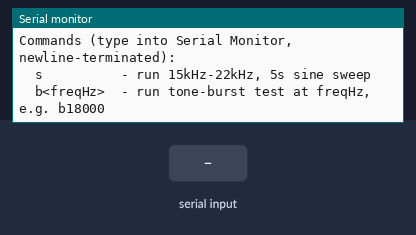
Simulated run of this program. Board: ESP32. Shown: the last lines printed to the serial monitor. The test bench sets the inputs (shaded band). I2S audio is not simulated (input reads silence).

Above: at 1.5 s.
1.6 s: "s\n" received over Serial
At 2.4 s:
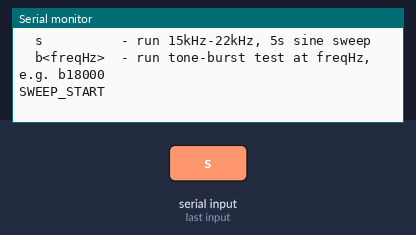
At 7.4 s:
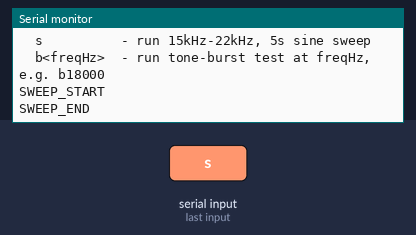

The program:

main.cpp
```cpp
// GnatSonic — Phase 0 TX test firmware (ROADMAP.md §7, Phase 0, tasks 2 & 6)
//
// Purpose: drive the MAX98357A + speaker chain with two test signals so the
// actual transducer response can be measured before any protocol parameter
// (f0, f1, symbol duration, guard interval) is chosen:
//
//   's'                 -> play a clean 15 kHz -> 22 kHz linear sine sweep
//                          over 5 seconds (Phase 0 task 2/4/5: feeds the
//                          spectrogram analysis script)
//   'b<freq_hz>'         -> play repeated bursts of a single tone at
//                          <freq_hz> with silence gaps, to measure the
//                          speaker's ring/settling time after tone-off
//                          (Phase 0 task 6: sets a real guard interval)
//                          e.g. "b18000" bursts at 18000 Hz
//
// This is Phase 0 test code only. It intentionally does NOT implement BFSK,
// framing, or any final frequency choice — those are placeholders in
// ROADMAP.md §5 until real measurements come back from this tool.
//
// Wiring (ROADMAP.md §4): MAX98357A -> ESP32
//   LRC  -> GPIO25
//   BCLK -> GPIO26
//   DIN  -> GPIO22
//   GND  -> GND
//   VIN  -> 5V (or 3.3V, check module's datasheet)
//   SD   -> 3.3V (enable) — or leave the default pull per module
//   GAIN -> floating (default gain) unless a specific gain is wanted
//   Speaker output -> the speaker terminals
//
// See docs/PHASE0_INSTRUCTIONS.md for the full step-by-step procedure.

#include <Arduino.h>
#include <driver/i2s.h>
#include <math.h>

namespace {

constexpr i2s_port_t kI2sPort = I2S_NUM_0;
constexpr int kSampleRate = 48000;
constexpr int kBclkPin = 26;
constexpr int kWsPin = 25;
constexpr int kDoutPin = 22;

// Peak amplitude out of int16 full scale (32767). Kept well under full
// scale to avoid clipping distortion, which would corrupt the spectrogram
// measurement this tool exists to produce.
constexpr float kAmplitude = 9000.0f;

constexpr float kSweepStartHz = 15000.0f;
constexpr float kSweepEndHz = 22000.0f;
constexpr float kSweepDurationS = 5.0f;

constexpr int kBurstToneMs = 200;
constexpr int kBurstGapMs = 800;
constexpr int kBurstRepeats = 6;

void i2sInit() {
  i2s_config_t config = {
      .mode = static_cast<i2s_mode_t>(I2S_MODE_MASTER | I2S_MODE_TX),
      .sample_rate = kSampleRate,
      .bits_per_sample = I2S_BITS_PER_SAMPLE_16BIT,
      .channel_format = I2S_CHANNEL_FMT_RIGHT_LEFT,
      .communication_format = I2S_COMM_FORMAT_STAND_I2S,
      .intr_alloc_flags = 0,
      .dma_buf_count = 8,
      .dma_buf_len = 256,
      .use_apll = false,
      .tx_desc_auto_clear = true,
      .fixed_mclk = 0};

  i2s_pin_config_t pins = {.bck_io_num = kBclkPin,
                            .ws_io_num = kWsPin,
                            .data_out_num = kDoutPin,
                            .data_in_num = I2S_PIN_NO_CHANGE};

  i2s_driver_install(kI2sPort, &config, 0, nullptr);
  i2s_set_pin(kI2sPort, &pins);
  i2s_zero_dma_buffer(kI2sPort);
}

// Writes `count` mono samples to I2S, duplicated onto both stereo channels
// (MAX98357A modules select L, R, or L+R/2 depending on the SD pin strap —
// duplicating the sample onto both channels means the tone plays correctly
// regardless of that strap).
void writeMonoSamples(const int16_t* samples, size_t count) {
  static int16_t stereo[512]; // 256 frames max per call below
  size_t written = 0;
  while (written < count) {
    size_t chunk = min(count - written, sizeof(stereo) / sizeof(stereo[0]) / 2);
    for (size_t i = 0; i < chunk; ++i) {
      stereo[2 * i] = samples[written + i];
      stereo[2 * i + 1] = samples[written + i];
    }
    size_t bytesWritten = 0;
    i2s_write(kI2sPort, stereo, chunk * 2 * sizeof(int16_t), &bytesWritten,
               portMAX_DELAY);
    written += chunk;
  }
}

void writeSilence(int ms) {
  static const int16_t zeros[512] = {0};
  size_t totalFrames = static_cast<size_t>(kSampleRate) * ms / 1000;
  size_t written = 0;
  while (written < totalFrames) {
    size_t chunk = min(totalFrames - written, sizeof(zeros) / sizeof(zeros[0]) / 2);
    size_t bytesWritten = 0;
    i2s_write(kI2sPort, zeros, chunk * 2 * sizeof(int16_t), &bytesWritten,
               portMAX_DELAY);
    written += chunk;
  }
}

// Linear chirp from kSweepStartHz to kSweepEndHz over kSweepDurationS,
// generated in small blocks with a continuous phase accumulator so there's
// no discontinuity (and hence no spurious broadband click) between blocks.
void runSweep() {
  Serial.println("SWEEP_START");
  const size_t totalSamples =
      static_cast<size_t>(kSampleRate * kSweepDurationS);
  const float k = (kSweepEndHz - kSweepStartHz) / kSweepDurationS; // Hz/s

  constexpr size_t kBlock = 256;
  int16_t buf[kBlock];
  double phase = 0.0; // radians

  for (size_t n = 0; n < totalSamples; n += kBlock) {
    size_t blockLen = min(kBlock, totalSamples - n);
    for (size_t i = 0; i < blockLen; ++i) {
      double t = static_cast<double>(n + i) / kSampleRate;
      double instFreq = kSweepStartHz + k * t;
      double dt = 1.0 / kSampleRate;
      phase += 2.0 * PI * instFreq * dt;
      if (phase > 2.0 * PI) phase -= 2.0 * PI;
      buf[i] = static_cast<int16_t>(kAmplitude * sin(phase));
    }
    writeMonoSamples(buf, blockLen);
  }
  Serial.println("SWEEP_END");
}

void runBurst(float freqHz) {
  Serial.printf("BURST_START freq=%.1f tone_ms=%d gap_ms=%d repeats=%d\n",
                freqHz, kBurstToneMs, kBurstGapMs, kBurstRepeats);

  const size_t toneSamples =
      static_cast<size_t>(kSampleRate) * kBurstToneMs / 1000;
  constexpr size_t kBlock = 256;
  int16_t buf[kBlock];

  for (int rep = 0; rep < kBurstRepeats; ++rep) {
    Serial.printf("BURST_TONE_ON %d\n", rep);
    double phase = 0.0;
    for (size_t n = 0; n < toneSamples; n += kBlock) {
      size_t blockLen = min(kBlock, toneSamples - n);
      for (size_t i = 0; i < blockLen; ++i) {
        phase += 2.0 * PI * freqHz / kSampleRate;
        if (phase > 2.0 * PI) phase -= 2.0 * PI;
        buf[i] = static_cast<int16_t>(kAmplitude * sin(phase));
      }
      writeMonoSamples(buf, blockLen);
    }
    Serial.printf("BURST_TONE_OFF %d\n", rep);
    writeSilence(kBurstGapMs);
  }
  Serial.println("BURST_END");
}

void printMenu() {
  Serial.println();
  Serial.println("GnatSonic Phase 0 TX test firmware");
  Serial.println("Commands (type into Serial Monitor, newline-terminated):");
  Serial.println("  s          - run 15kHz-22kHz, 5s sine sweep");
  Serial.println("  b<freqHz>  - run tone-burst test at freqHz, e.g. b18000");
  Serial.println();
}

} // namespace

void setup() {
  Serial.begin(115200);
  delay(300);
  i2sInit();
  printMenu();
}

void loop() {
  if (Serial.available()) {
    String line = Serial.readStringUntil('\n');
    line.trim();
    if (line.length() == 0) return;

    if (line == "s") {
      runSweep();
    } else if (line.startsWith("b")) {
      float freq = line.substring(1).toFloat();
      if (freq >= 1000.0f && freq <= 24000.0f) {
        runBurst(freq);
      } else {
        Serial.println("Invalid frequency. Use e.g. b18000 (1000-24000 Hz).");
      }
    } else {
      Serial.println("Unrecognized command.");
      printMenu();
    }
  }
}
```

Measured:
- after the input at 1.6 s, the serial monitor: prints a new line at once (image 1)
